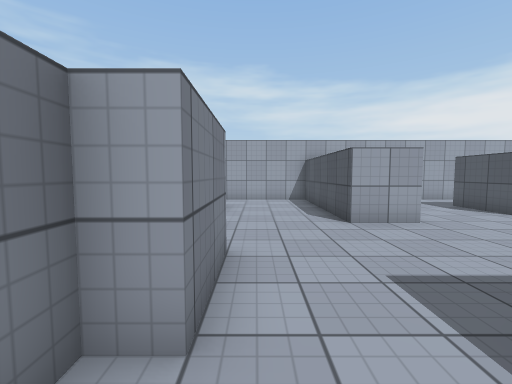
View 1 (above)

24 first-person views from a walk through a scene from a Unity 3-D project. The camera is 1.3 m above the floor, tilts 4° down and sees 90° across. The floor is counted in squares, 1 m on a side. Each view is taken from the middle of a square. On the plan, view 1 faces up. The plan holds only what a view shows up to about 13 squares ahead; the rest is blank. Surface patterns are stand-ins for the level's own textures.

View 2
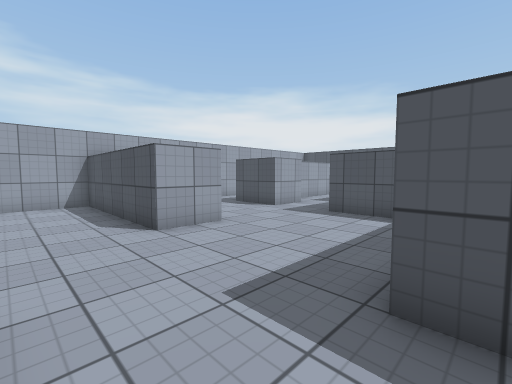

View 3
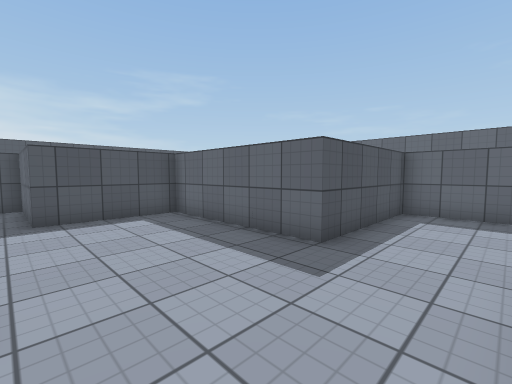

View 4
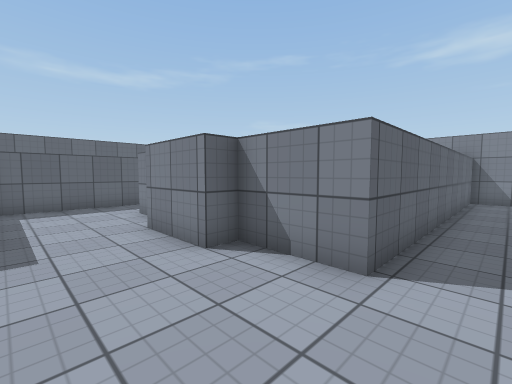

View 5
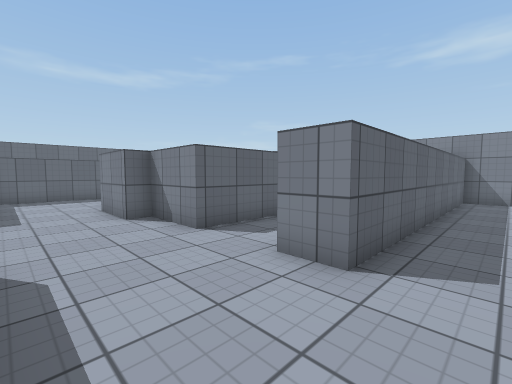

View 6
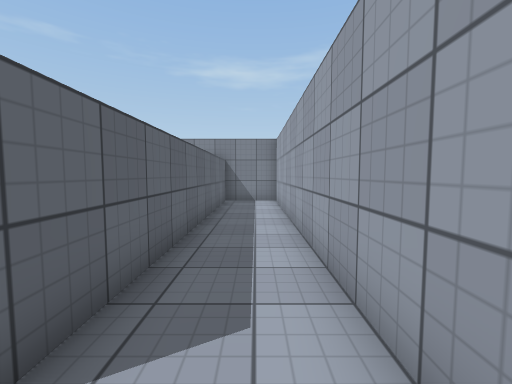

View 7
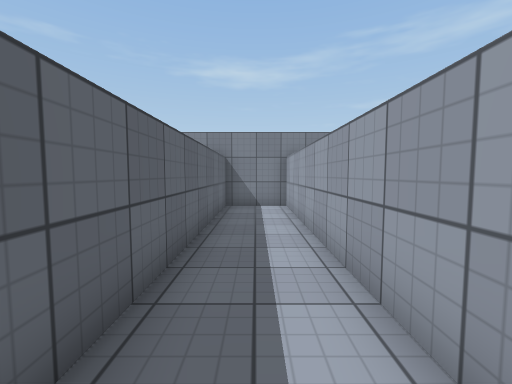

View 8
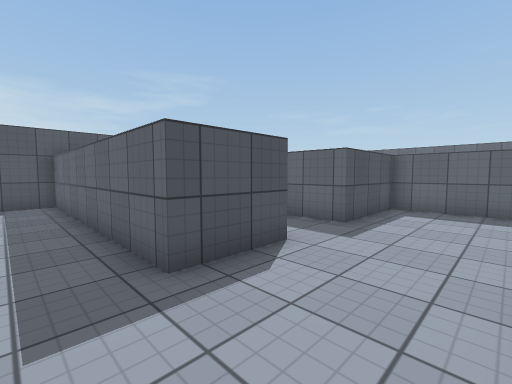

View 9
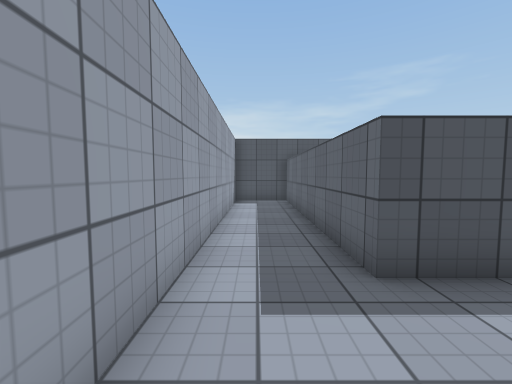

View 10
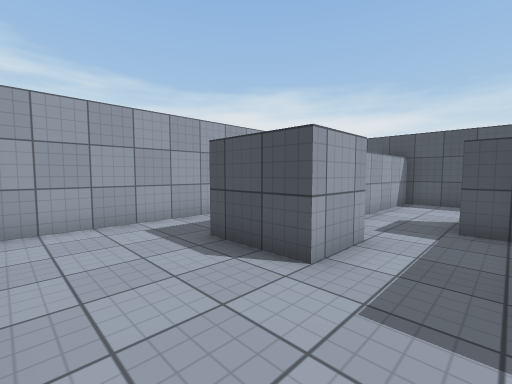

View 11
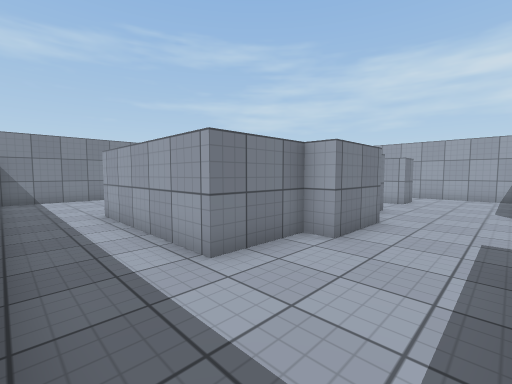

View 12
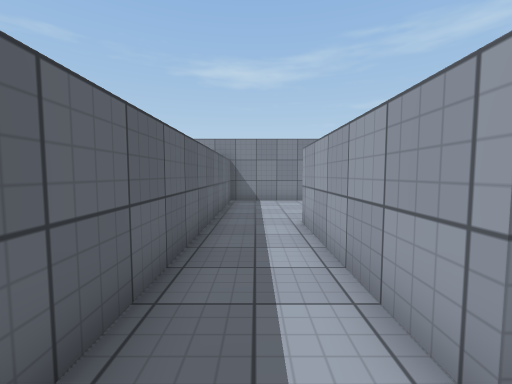

View 13
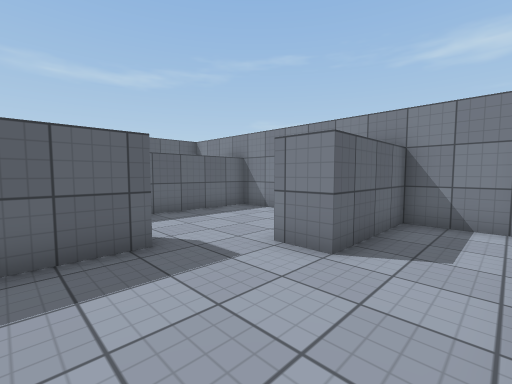

View 14
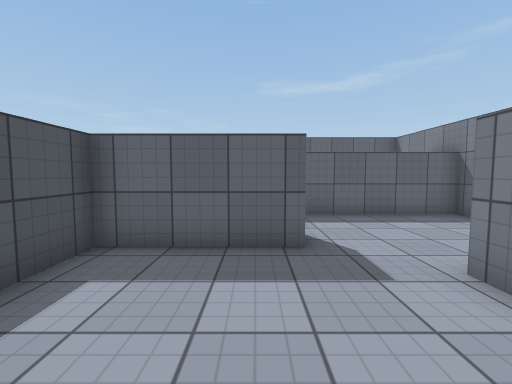

View 15
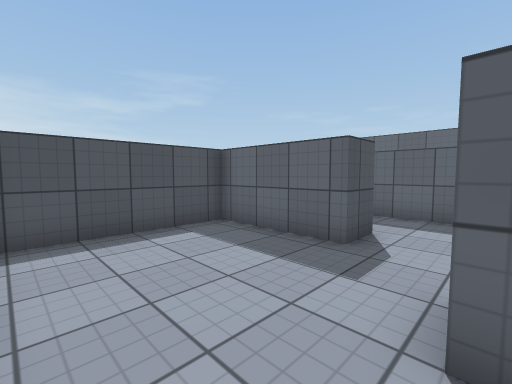

View 16
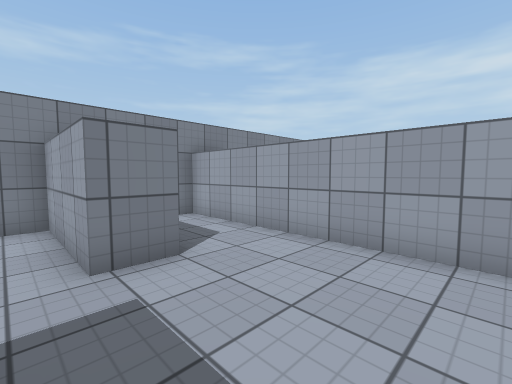

View 17
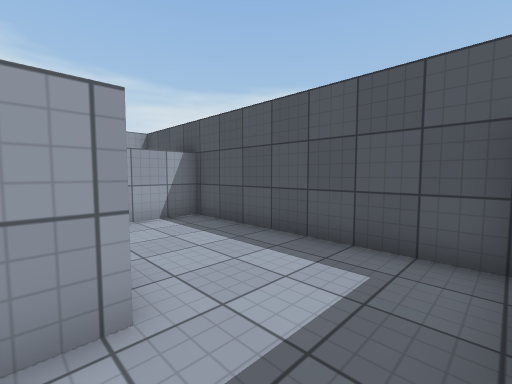

View 18
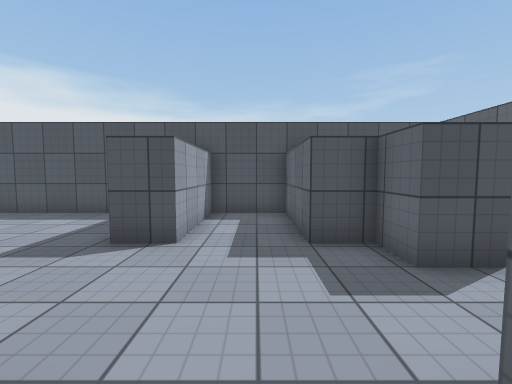

View 19
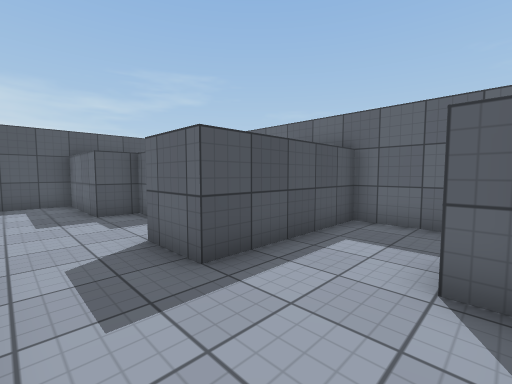

View 20
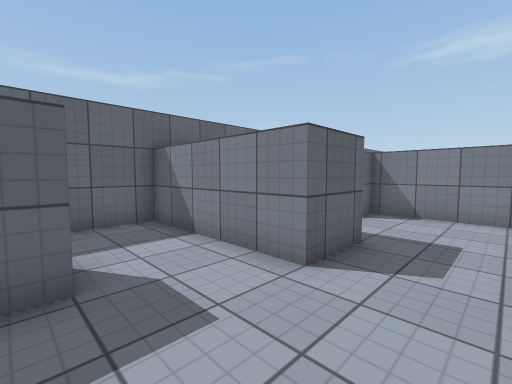

View 21
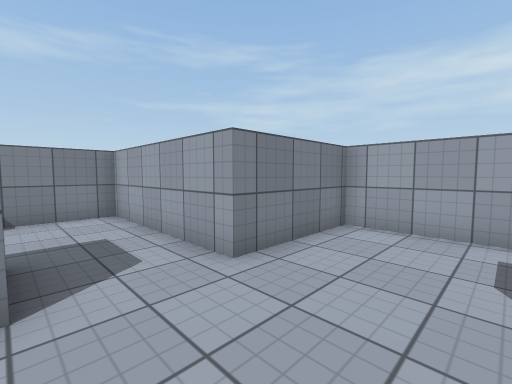

View 22
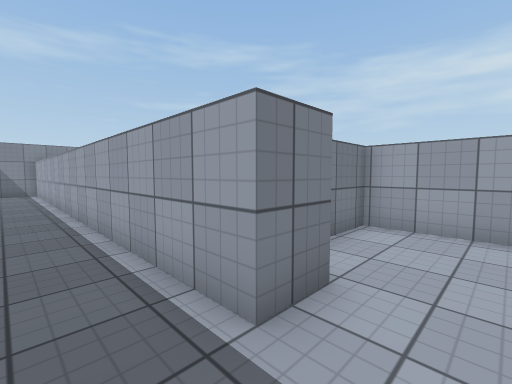

View 23
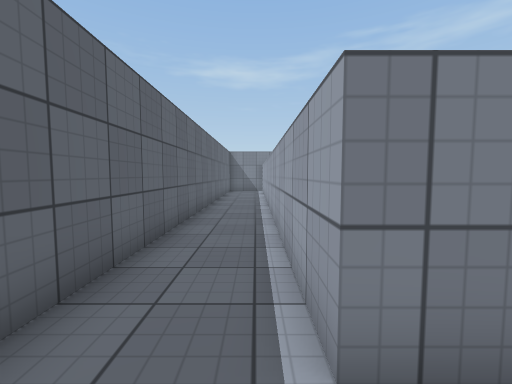

View 24
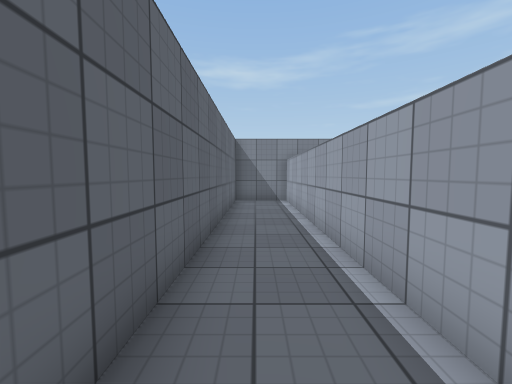

### Floor plan
Ten units are one square. View 1 is at (0, 0); x grows to the right and y downward. Boxes are objects, and circles mark ways between rooms. Rooms are numbered by the first view taken in them; rooms with no view inside come last. Other rooms are left out.
<svg viewBox="-130 -136 310 211">
<path fill="none" stroke="#000" d="M45 -67 25 -67 25 -130 -122 -130M101 -80 81 -80 81 -105 175 -105 175 -130 49 -130M-15 32 25 32 25 -17 81 -17 81 -55 105 -55M-125 -131 -125 -105 -13 -105 -13 -93 -125 -93 -125 -68 -13 -68 -13 -43 -5 -43 -5 -18 -13 -18 -13 7M-69 -5 -31 -5 -31 -51M-49 -55 -125 -55 -125 -30 -88 -30 -88 -18M125 46 125 32 137 32 137 20 175 20 175 -5 137 -5 137 -18M139 -43 100 -43 100 -5 44 -5 44 32 55 32 55 45 -125 45 -125 70 81 70 81 20 100 20 100 70 120 70M-88 -18 -125 -18 -125 32 -15 32M-13 7 -69 7 -69 -5M175 -19 175 -93 131 -93M105 -55 119 -55 119 -68"/>
<circle cx="-10" cy="25" r="3" fill="#2a7"/>
<circle cx="110" cy="-65" r="3" fill="#2a7"/>
<circle cx="-75" cy="-10" r="3" fill="#2a7"/>
<circle cx="140" cy="-25" r="3" fill="#2a7"/>
<text x="20" y="-70">1</text>
<text x="-70" y="-30">2</text>
<text x="60" y="30">3</text>
<text x="-80" y="10">4</text>
<text x="150" y="-50">5</text>
</svg>
Room 1 opens to room 4. Room 1 opens to room 5. Room 2 opens to room 4. Room 3 opens to room 5.

Where each view was taken, in squares from view 1:
view 1: 0 up, 0 right, facing up
view 2: 1 up, 0 right, facing up-right
view 3: 6 up, 0 right, facing down-right
view 4: 8 up, 2 right, facing down-left
view 5: 12 up, 2 right, facing down-left
view 6: 12 up, 0 right, facing left
view 7: 8 up, 2 left, facing left
view 8: 12 up, 5 right, facing down-right
view 9: 12 up, 5 right, facing right
view 10: 6 up, 5 right, facing up-right
view 11: 3 down, 2 right, facing up-left
view 12: 2 down, 0 right, facing left
view 13: 5 up, 5 left, facing down-left
view 14: 5 up, 6 left, facing down
view 15: 5 up, 9 left, facing down-right
view 16: 1 up, 5 left, facing up-left
view 17: 2 up, 13 right, facing up-right
view 18: 1 down, 9 right, facing right
view 19: 0 up, 5 right, facing down-right
view 20: 0 up, 13 right, facing down-left
view 21: 2 down, 13 right, facing up-left
view 22: 6 down, 7 right, facing up-left
view 23: 5 down, 7 right, facing left
view 24: 6 down, 0 right, facing left
